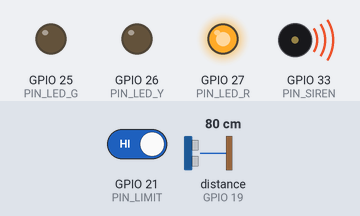
Simulated run of this sketch. Board: ESP32. On the bench: output pins drawn as LEDs (lit = HIGH), buzzer (waves = sounding, pin HIGH). Wiring (inferred from the names in the program): ultrasonic range finder: trigger GPIO 18; echo GPIO 19. The inputs (shaded band) are chosen by the test bench; at power-on: GPIO 21 (PIN_LIMIT) HIGH, distance to the obstacle (sensor on GPIO 19) 80 cm. The echo pulse lasts 58.3 µs per cm; WiFi joins after 1.5 s; servers stay silent unless stated; no MQTT or app messages arrive unless stated; pins used as bus, display or sensor lines are not drawn; what the sketch prints to the serial monitor is not drawn.

Above: at 2.7 s.
2.8 s: GPIO 21 (PIN_LIMIT) driven LOW
At 4.2 s:
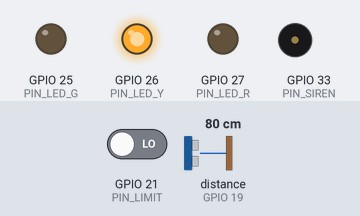
5.0 s: distance to the obstacle (sensor on GPIO 19) set to 148 cm
6.7 s: distance to the obstacle (sensor on GPIO 19) set to 156 cm
At 8.7 s:
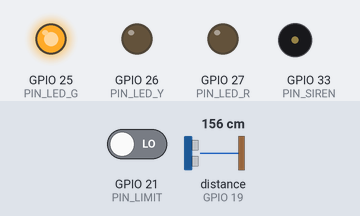
9.0 s: distance to the obstacle (sensor on GPIO 19) set to 2 cm
At 9.9 s:
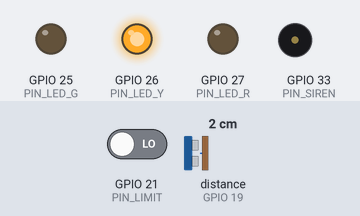
11.5 s: distance to the obstacle (sensor on GPIO 19) set to 250 cm
At 11.9 s:
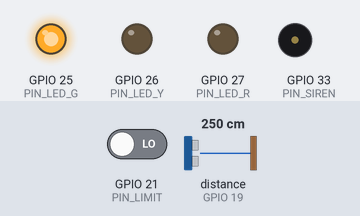
13.0 s: GPIO 21 (PIN_LIMIT) driven HIGH
At 14.7 s:
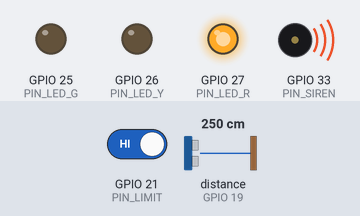
Timing chart, 0 to 16.0 s (numbered marks = the images above; inputs shaded):
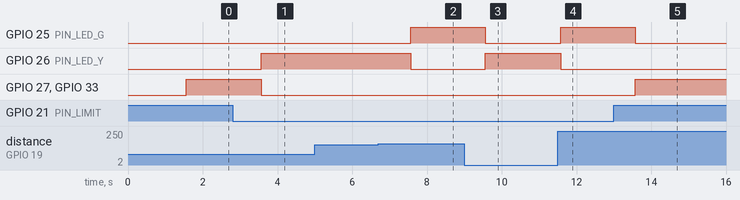

Measured:
- the behaviour switches between 152 and 153 cm on distance to the obstacle (sensor on GPIO 19) (found by bisection; images 1 and 2)
- after the input at 2.8 s, GPIO 26 (PIN_LED_Y): LOW → HIGH after 0.76 s; GPIO 27 (PIN_LED_R), GPIO 33 (PIN_SIREN): HIGH → LOW after 0.76 s
- after the input at 5.0 s, every drawn part: stays the same
- after the input at 6.7 s, GPIO 25 (PIN_LED_G): LOW → HIGH after 0.87 s; GPIO 26 (PIN_LED_Y): HIGH → LOW after 0.87 s
- after the input at 9.0 s, GPIO 25 (PIN_LED_G): HIGH → LOW after 0.56 s; GPIO 26 (PIN_LED_Y): LOW → HIGH after 0.56 s
- after the input at 11.5 s, GPIO 25 (PIN_LED_G): LOW → HIGH after 0.07 s; GPIO 26 (PIN_LED_Y): HIGH → LOW after 0.07 s
- after the input at 13.0 s, GPIO 25 (PIN_LED_G): HIGH → LOW after 0.57 s; GPIO 27 (PIN_LED_R), GPIO 33 (PIN_SIREN): LOW → HIGH after 0.57 s

The sketch:

tracksafe_sender.ino
```cpp
/**
 * TrackSafe V2 — Sender ESP32 (MQTT / HiveMQ)
 *
 * Rule 1: TOF >150cm + Limit LOW  → SAFE   (LED hijau, sirine OFF)
 * Rule 2: TOF <=150cm + Limit LOW → NOISE  (LED kuning, sirine OFF)
 * Rule 3: TOF <=150cm + Limit HIGH → TRAIN (LED merah, sirine ON)
 *
 * Publish:
 *   tracksafe/sender/{deviceId}     — telemetry setiap 1 detik
 *   tracksafe/heartbeat/{deviceId}  — setiap 10 detik
 *   tracksafe/alarm/{deviceId}      — hanya saat rule berubah
 *
 * Dependencies (Arduino Library Manager):
 *   PubSubClient, ArduinoJson, WiFi (built-in ESP32)
 */

#include <WiFi.h>
#include <PubSubClient.h>
#include <ArduinoJson.h>
#include <esp_task_wdt.h>

// ─── Konfigurasi perangkat ───────────────────────────────────────────────────
#ifndef DEVICE_ID
#define DEVICE_ID "sender01"
#endif

#ifndef PAIRED_RECEIVER
#define PAIRED_RECEIVER "receiver01"
#endif

// WiFi (development) — produksi bisa diganti TinyGSM/GPRS
#ifndef WIFI_SSID
#define WIFI_SSID "YOUR_WIFI_SSID"
#endif
#ifndef WIFI_PASS
#define WIFI_PASS "YOUR_WIFI_PASSWORD"
#endif

// HiveMQ — public broker (1883) atau HiveMQ Cloud (8883 + TLS)
#ifndef MQTT_HOST
#define MQTT_HOST "broker.hivemq.com"
#endif
#ifndef MQTT_PORT
#define MQTT_PORT 1883
#endif
#ifndef MQTT_USER
#define MQTT_USER ""
#endif
#ifndef MQTT_PASS
#define MQTT_PASS ""
#endif

// Pin hardware (sesuaikan board LilyGO)
#define PIN_TOF_TRIG 18
#define PIN_TOF_ECHO 19
#define PIN_LIMIT    21
#define PIN_LED_G    25
#define PIN_LED_Y    26
#define PIN_LED_R    27
#define PIN_SIREN    33

#define TELEMETRY_INTERVAL_MS  1000
#define HEARTBEAT_INTERVAL_MS  10000
#define WDT_TIMEOUT_SEC        30
#define QUEUE_MAX              32

WiFiClient wifiClient;
PubSubClient mqtt(wifiClient);

String topicSender;
String topicHeartbeat;
String topicAlarm;

unsigned long lastTelemetryMs = 0;
unsigned long lastHeartbeatMs = 0;
int lastRule = 0;
int batteryPct = 85;
int signalPct = 70;

struct QueuedMsg {
  String topic;
  String payload;
};

QueuedMsg publishQueue[QUEUE_MAX];
int queueHead = 0;
int queueTail = 0;

// ─── Logging helpers ─────────────────────────────────────────────────────────
#define LOG_I(msg) Serial.printf("[INFO] %s\n", msg)
#define LOG_E(msg) Serial.printf("[ERROR] %s\n", msg)

void logEvent(const char* event) {
  Serial.printf("[%lu] %s\n", millis(), event);
}

// ─── Offline queue ───────────────────────────────────────────────────────────
bool queuePush(const String& topic, const String& payload) {
  int next = (queueTail + 1) % QUEUE_MAX;
  if (next == queueHead) {
    LOG_E("Publish queue full — dropping oldest");
    queueHead = (queueHead + 1) % QUEUE_MAX;
  }
  publishQueue[queueTail] = { topic, payload };
  queueTail = next;
  return true;
}

void replayQueue() {
  if (!mqtt.connected()) return;
  while (queueHead != queueTail) {
    const QueuedMsg& m = publishQueue[queueHead];
    if (!mqtt.publish(m.topic.c_str(), m.payload.c_str(), false)) {
      LOG_E("Publish Failed — queue replay stopped");
      return;
    }
    logEvent("Publish Success — replayed queued message");
    queueHead = (queueHead + 1) % QUEUE_MAX;
  }
}

bool mqttPublish(const String& topic, const String& payload, bool retain = false) {
  if (mqtt.connected() && mqtt.publish(topic.c_str(), payload.c_str(), retain)) {
    logEvent("Publish Success");
    return true;
  }
  queuePush(topic, payload);
  LOG_E("Publish Failed — queued for replay");
  return false;
}

// ─── Sensor ──────────────────────────────────────────────────────────────────
int readTofCm() {
  digitalWrite(PIN_TOF_TRIG, LOW);
  delayMicroseconds(2);
  digitalWrite(PIN_TOF_TRIG, HIGH);
  delayMicroseconds(10);
  digitalWrite(PIN_TOF_TRIG, LOW);
  long duration = pulseIn(PIN_TOF_ECHO, HIGH, 30000);
  if (duration <= 0) {
    logEvent("Sensor Error — TOF timeout");
    return -1;
  }
  return (int)(duration * 0.034 / 2);
}

bool readLimitSwitchHigh() {
  return digitalRead(PIN_LIMIT) == HIGH;
}

struct RuleResult {
  int rule;
  const char* status;
  bool alarm;
};

RuleResult evaluateRule(int distanceCm, bool limitHigh) {
  RuleResult r;
  if (distanceCm < 0) {
    r = { 2, "NOISE", false };
    return r;
  }
  if (distanceCm > 150 && !limitHigh) {
    r = { 1, "SAFE", false };
  } else if (distanceCm <= 150 && !limitHigh) {
    r = { 2, "NOISE", false };
  } else {
    r = { 3, "TRAIN", true };
  }
  return r;
}

void applyOutputs(RuleResult r) {
  digitalWrite(PIN_LED_G, r.rule == 1 ? HIGH : LOW);
  digitalWrite(PIN_LED_Y, r.rule == 2 ? HIGH : LOW);
  digitalWrite(PIN_LED_R, r.rule == 3 ? HIGH : LOW);
  digitalWrite(PIN_SIREN, r.alarm ? HIGH : LOW);
}

// ─── Network ─────────────────────────────────────────────────────────────────
void connectWiFi() {
  if (WiFi.status() == WL_CONNECTED) return;
  logEvent("Reconnect GSM/WiFi — connecting WiFi");
  WiFi.mode(WIFI_STA);
  WiFi.begin(WIFI_SSID, WIFI_PASS);
  int attempts = 0;
  while (WiFi.status() != WL_CONNECTED && attempts < 40) {
    delay(500);
    esp_task_wdt_reset();
    attempts++;
  }
  if (WiFi.status() == WL_CONNECTED) {
    Serial.printf("[INFO] WiFi connected IP=%s\n", WiFi.localIP().toString().c_str());
    signalPct = min(100, max(0, 2 * (WiFi.RSSI() + 100)));
  } else {
    LOG_E("WiFi connect failed");
  }
}

void mqttCallback(char* topic, byte* payload, unsigned int length) {
  // Sender tidak subscribe telemetry; pairing via backend REST API
}

void connectMqtt() {
  if (mqtt.connected()) return;
  logEvent("Reconnect MQTT — connecting broker");

  mqtt.setServer(MQTT_HOST, MQTT_PORT);
  mqtt.setCallback(mqttCallback);
  mqtt.setBufferSize(1024);

  String clientId = String("tracksafe-sender-") + DEVICE_ID;
  bool ok;
  if (strlen(MQTT_USER) > 0) {
    ok = mqtt.connect(clientId.c_str(), MQTT_USER, MQTT_PASS);
  } else {
    ok = mqtt.connect(clientId.c_str());
  }

  if (ok) {
    logEvent("MQTT Connected");
    replayQueue();
  } else {
    Serial.printf("[ERROR] MQTT connect failed rc=%d\n", mqtt.state());
  }
}

String buildTelemetryJson(int distance, bool limitHigh, RuleResult rule) {
  StaticJsonDocument<512> doc;
  doc["deviceId"] = DEVICE_ID;
  doc["deviceType"] = "sender";
  doc["distance"] = distance;
  doc["limitSwitch"] = limitHigh;
  doc["rule"] = rule.rule;
  doc["status"] = rule.status;
  doc["alarm"] = rule.alarm;
  doc["battery"] = batteryPct;
  doc["signal"] = signalPct;
  doc["timestamp"] = (uint32_t)(millis() / 1000);

  String out;
  serializeJson(doc, out);
  return out;
}

void publishTelemetry(int distance, bool limitHigh, RuleResult rule) {
  String payload = buildTelemetryJson(distance, limitHigh, rule);
  mqttPublish(topicSender, payload);

  if (rule.rule != lastRule && lastRule != 0) {
    StaticJsonDocument<256> doc;
    doc["deviceId"] = DEVICE_ID;
    doc["status"] = rule.status;
    doc["alarm"] = rule.alarm;
    doc["rule"] = rule.rule;
    doc["distance"] = distance;
    doc["battery"] = batteryPct;
    doc["signal"] = signalPct;
    doc["timestamp"] = (uint32_t)(millis() / 1000);
    String alarmPayload;
    serializeJson(doc, alarmPayload);
    mqttPublish(topicAlarm, alarmPayload);
    Serial.printf("[INFO] Rule Changed %d → %d (%s)\n", lastRule, rule.rule, rule.status);
  }
  lastRule = rule.rule;
}

void publishHeartbeat() {
  StaticJsonDocument<256> doc;
  doc["deviceId"] = DEVICE_ID;
  doc["battery"] = batteryPct;
  doc["signal"] = signalPct;
  doc["timestamp"] = (uint32_t)(millis() / 1000);
  String payload;
  serializeJson(doc, payload);
  mqttPublish(topicHeartbeat, payload);
  logEvent("Heartbeat Sent");
}

// ─── Setup / Loop ────────────────────────────────────────────────────────────
void setup() {
  Serial.begin(115200);
  pinMode(PIN_TOF_TRIG, OUTPUT);
  pinMode(PIN_TOF_ECHO, INPUT);
  pinMode(PIN_LIMIT, INPUT_PULLUP);
  pinMode(PIN_LED_G, OUTPUT);
  pinMode(PIN_LED_Y, OUTPUT);
  pinMode(PIN_LED_R, OUTPUT);
  pinMode(PIN_SIREN, OUTPUT);

  topicSender = String("tracksafe/sender/") + DEVICE_ID;
  topicHeartbeat = String("tracksafe/heartbeat/") + DEVICE_ID;
  topicAlarm = String("tracksafe/alarm/") + DEVICE_ID;

  esp_task_wdt_init(WDT_TIMEOUT_SEC, true);
  esp_task_wdt_add(NULL);

  connectWiFi();
  connectMqtt();

  LOG_I("TrackSafe Sender V2 — MQTT mode (no HTTP/Firebase)");
}

void loop() {
  esp_task_wdt_reset();

  if (WiFi.status() != WL_CONNECTED) {
    connectWiFi();
  }
  if (!mqtt.connected()) {
    logEvent("MQTT Disconnected");
    connectMqtt();
  }
  mqtt.loop();

  unsigned long now = millis();

  if (now - lastTelemetryMs >= TELEMETRY_INTERVAL_MS) {
    lastTelemetryMs = now;
    int distance = readTofCm();
    bool limitHigh = readLimitSwitchHigh();
    RuleResult rule = evaluateRule(distance, limitHigh);
    applyOutputs(rule);
    publishTelemetry(distance, limitHigh, rule);
    Serial.printf("[INFO] Battery=%d Signal=%d Distance=%d Rule=%d\n",
                  batteryPct, signalPct, distance, rule.rule);
  }

  if (now - lastHeartbeatMs >= HEARTBEAT_INTERVAL_MS) {
    lastHeartbeatMs = now;
    publishHeartbeat();
  }
}
```
